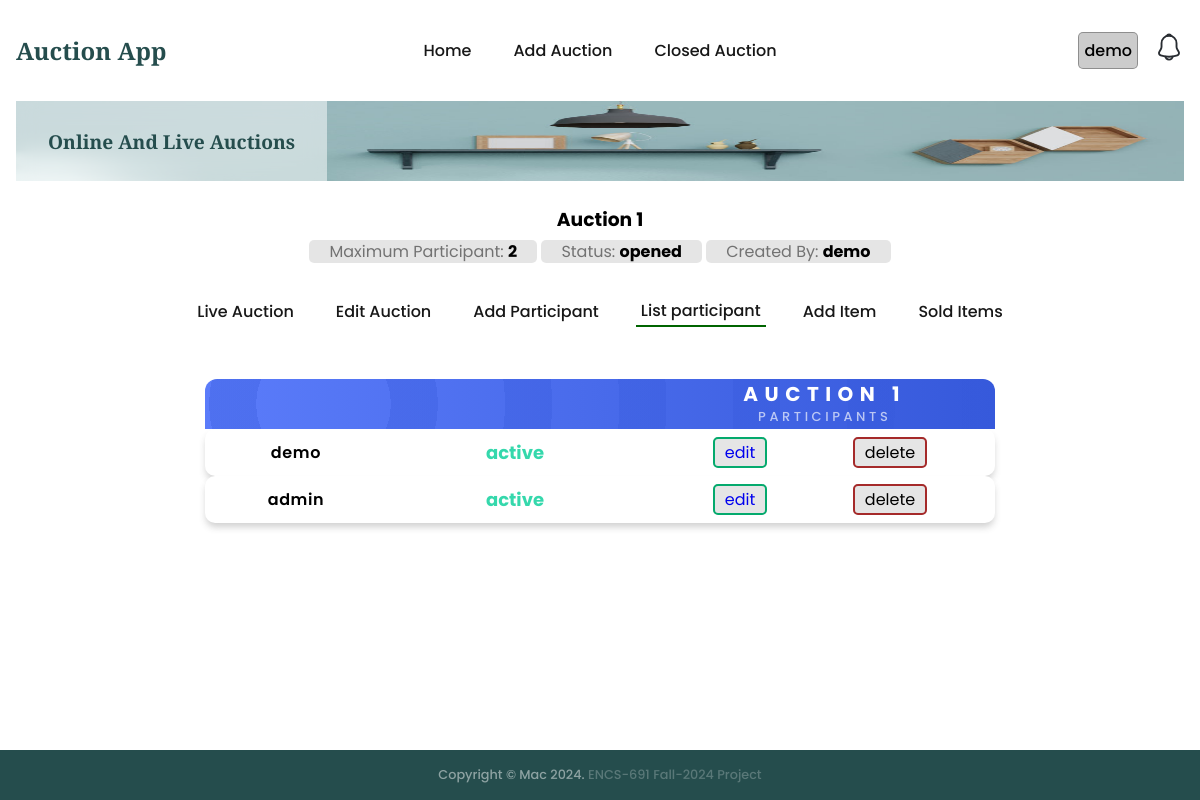
Screenshot of /auction/1/participant/list (signed in) with the database file from the repository.
### auctions/models.py (models this page shows, shortened)
class Auction(models.Model):
    name = models.CharField(max_length=200)
    description = models.CharField(max_length=200)
    status = models.CharField(max_length=200, default='opened')
    auction1 = models.CharField(max_length=200, default='0')
    maxparticipant = models.CharField(max_length=200, default='0')
    username = models.CharField(max_length=200, default='-')
    createdat = models.DateTimeField(default=timezone.now)

class Participant(models.Model):
    auctionid = models.CharField(max_length=200)
    userid = models.CharField(max_length=200)
    username = models.CharField(max_length=200)
    status = models.CharField(max_length=200)
    createdat = models.DateTimeField(default=timezone.now)

### auctions/views.py (the view)
# urls.py: path('auction/<int:id>/participant/list', views.listParticipants, name='listParticipant'),
@login_required
def listParticipants(req, id):
    auction = getRecordByPk(Auction, id)
    auctionContext = {'auction': auction}
    try:
        participants = Participant.objects.filter(auctionid=id, status__in=participantStatus)
    except Exception as e:
        logging.error(f'listParticipants: {e}')
        error(request=req, message='An error occured. Try again.')
        return render(req, 'auctions/listParticipant.html', context=auctionContext)
    else:
        canEdit = False
        if req.user.username.lower() == auction.username.lower():
            canEdit = True
        context = {'participants': participants, **auctionContext, 'canEdit':canEdit}
        return render(req, 'auctions/listParticipant.html', context=context)

### auctions/utils.py (called while the page is built)
def getRecordByPk(model, id):
    try:
        record = model.objects.get(pk=id)
    except (KeyError, model.DoesNotExist):
        logging.error('getRecordByPk: model does not exist')
        return None
    else:
        return record

### templates/auctions/listParticipant.html
{% extends "auctions/auctionBase.html" %}
{% block auction_content %}
<div class="participant__main">
  <div class="participant">
    <header>
      <h1 class="participant__title">
        <span class="participant__title--top">{{auction.name}}</span>
        <span class="participant__title--bottom">participants</span>
      </h1>
    </header>
    <main class="participant__profiles">
      {% if participants %}
        {% for participant in participants %}
          <article id="{{participant.id}}" class="participant__profile">
            <span class="participant__name">{{participant.username}}</span>
            <span class="participant__value">{{participant.status}}</span>
            {% if canEdit %}
            <span><a class="participant__edit" href="{% url 'auctions:editParticipant' auction.id participant.id %}">edit</a></span>
            <span><a class="participant__delete" url="{% url 'auctions:deleteParticipant' auction.id participant.id %}">delete</a></span>
            {% endif %}
          </article>
        {% endfor %}
      {% else %}
        <div class="auction-notice">No active participant found</div>
      {% endif %}
    </main>
  </div>
</div>
{% endblock %}

### templates/auctions/auctionBase.html
{% extends "base.html" %}
{% block content %}
<section class="section__container product__container" id="product">
    {% if auction %}
    <div class="auctionbase__header">
        <a href="{% url 'auctions:auctionIndex' auction.id %}">
            <h3>{{auction.name}}</h3>
            <span>Maximum Participant: <strong>{{auction.maxparticipant}}</strong></span>
            <span>Status: <strong>{{auction.status}}</strong></span>
            <span>Created By: <strong>{{auction.username}}</strong></span>
        </a>
    </div>
    <nav>
        <ul class="nav__links auction__nav__links" id="nav-links">
                {% with current_url=request.get_full_path %}
                    {% url 'auctions:auctionIndex' auction.id as url %}
                    <li class="{% if current_url == url %} active-menu {%endif%}">
                        <a href="{{ url }}">Live Auction</a>
                    </li>
                    {% url 'auctions:editAuction' auction.id as url %}
                    <li class="{% if current_url == url %} active-menu {%endif%}">
                        <a href="{{ url }}">Edit Auction</a>
                    </li>
                    {% url 'auctions:addParticipant' auction.id as url %}
                    <li class="{% if current_url == url %} active-menu {%endif%}">
                        <a href="{{ url }}">Add Participant</a>
                    </li>
                    {% url 'auctions:listParticipant' auction.id as url %}
                    <li class="{% if current_url == url %} active-menu {%endif%}">
                        <a href="{{ url }}">List participant</a>
                    </li>
                    {% url 'auctions:addItem' auction.id as url%}
                    <li class="{% if current_url == url %} active-menu {%endif%}">
                        <a href="{{ url }}">Add Item</a>
                    </li>
                    {% url 'auctions:getSoldItems' auction.id as url %}
                    <li class="{% if current_url == url %} active-menu {%endif%}">
                        <a href="{{ url }}">Sold Items</a>
                    </li>
                {% endwith %}
        </ul>
    </nav>
    {% include "auctions/message.html" %}
    {% block auction_content %}{% endblock %}
    {% else %}
        <div class="auction-notice">Auction not found</div>
    {% endif %}
</section>
{% endblock %}

### templates/base.html (shortened to what this page needs)
{% load static %}
<!DOCTYPE html>
<html lang="en">
<head>
  <link rel="stylesheet" href="{% static 'css/styles.css' %}" />
</head>
<body>
  <div id="main-container">
    <nav>
      <div class="nav__header">
        <div class="nav__logo">
          <a href="{% url 'auctions:index' %}" class="logo">Auction App</a>
        </div>
      </div>
      <ul class="nav__links" id="nav-links">
        {% with current_url=request.get_full_path %}
        {% url 'auctions:index' as url %}
        <li class="{% if current_url == url %} active-menu {%endif%}">
          <a href="{{url}}">Home</a>
        </li>
        {% url 'auctions:addAuction' as url %}
        <li class="{% if current_url == url %} active-menu {%endif%}">
          <a href="{{url}}">Add Auction</a>
        </li>
        {% url 'auctions:closedAuction' as url %}
        <li class="{% if current_url == url %} active-menu {%endif%}">
          <a href="{{url}}">Closed Auction</a>
        </li>
        {% endwith %}
      </ul>
      <div class="nav__notification" id="nav-notification">
        {% if user.is_authenticated %}
        <div class="user-container">
          <div id="systemuser">{{user.username}}</div>
        </div>
        <div class="notification-icon" hx-get="{% url 'auctions:notification' %}?type=list" hx-target="#modal-content">
        </div>
        {% else %}
        <a href="{% url 'users:login' %}">Login</a>
        {% endif %}
      </div>
    </nav>
    <header class="section__container header__container" id="home">
      <div class="header__image">
        <img src="{% static 'images/header.png' %}" alt="header" />
      </div>
      <div class="header__content">
        <div>
          <h1>Online And Live Auctions</h1>
        </div>
      </div>
    </header>
    {% block content %}{% endblock %}
  </div>
  <footer class="footer" id="contact">
    <div class="footer__bar">
      Copyright © Mac 2024. <span class="footer-span">ENCS-691 Fall-2024 Project</span>
    </div>
  </footer>
</body>
</html>

### rows the page displays
Auction: name "Auction 1", maxparticipant "2", status "opened", username "demo", name "AUCTION 1"
Participant: username "demo", status "active"
Participant: username "admin", status "active"

### other values shown
{{ user.username }} "demo"
